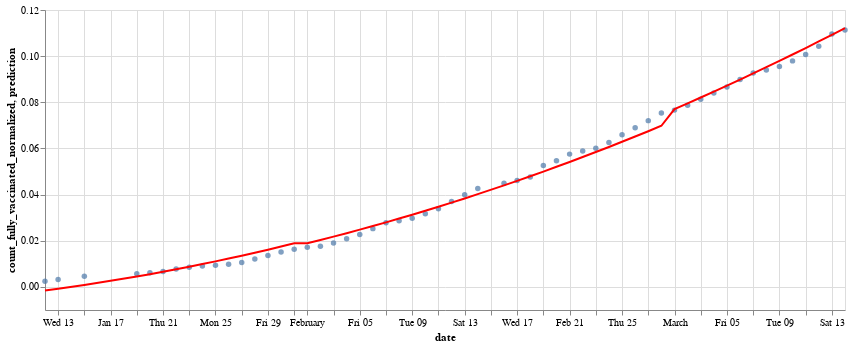

The cell this chart's notebook holds for it:
### Code cell
# get model predictions for existing data
y_train_ = pd.Series(
    pipeline.predict(X=X_train.to_frame()),
    index=y_train.index
)

# scatter chart
scatter2 = Chart(df_ml_republican.reset_index()).mark_circle().encode(
    x = "date:T",
    y = "count_fully_vaccinated_normalized"
).properties(
    width=800,
    height=300
)

# line chart for model predictions
line2 = Chart(y_train_.reset_index().rename(columns={0:"prediction"})).mark_line(color='red').encode(
    x="date:T",
    y="prediction"
)

# estimate the test error
scores = cross_val_score(pipeline,
                         X=X_train.to_frame(),
                         y=y_train,
                         scoring="neg_mean_squared_error",
                         cv=10)
print("Estimated Test Error:", np.sqrt(-scores).mean())

# draw both of them together
scatter2 + line2

### Figure 1 — Vega-Lite specification as saved in the notebook (floating-point values rounded to 4 significant figures)
{"config": {"view": {"continuousWidth": 400, "continuousHeight": 300}}, "layer": [{"data": {"name": "data-f9ad635b100f95028554bfc28bcdf41a"}, "mark": "circle", "encoding": {"x": {"type": "temporal", "field": "date"}, "y": {"type": "quantitative", "field": "count_fully_vaccinated_normalized"}}, "height": 300, "width": 800}, {"data": {"name": "data-c6d19cc65ef48707a2aa93118b4bef71"}, "mark": {"type": "line", "color": "red"}, "encoding": {"x": {"type": "temporal", "field": "date"}, "y": {"type": "quantitative", "field": "prediction"}}}], "$schema": "https://vega.github.io/schema/vega-lite/v4.8.1.json", "datasets": {"data-f9ad635b100f95028554bfc28bcdf41a": [{"date": "2021-01-12T00:00:00", "count_fully_vaccinated": 343700.0, "population": 140200000.0, "count_fully_vaccinated_normalized": 0.002451}, {"date": "2021-01-13T00:00:00", "count_fully_vaccinated": 448100.0, "population": 140200000.0, "count_fully_vaccinated_normalized": 0.003195}, {"date": "2021-01-15T00:00:00", "count_fully_vaccinated": 644400.0, "population": 140200000.0, "count_fully_vaccinated_normalized": 0.004595}, {"date": "2021-01-19T00:00:00", "count_fully_vaccinated": 797400.0, "population": 140200000.0, "count_fully_vaccinated_normalized": 0.005686}, {"date": "2021-01-20T00:00:00", "count_fully_vaccinated": 854800.0, "population": 140200000.0, "count_fully_vaccinated_normalized": 0.006096}, {"date": "2021-01-21T00:00:00", "count_fully_vaccinated": 942100.0, "population": 140200000.0, "count_fully_vaccinated_normalized": 0.006718}, {"date": "2021-01-22T00:00:00", "count_fully_vaccinated": 1085000.0, "population": 140200000.0, "count_fully_vaccinated_normalized": 0.007737}, {"date": "2021-01-23T00:00:00", "count_fully_vaccinated": 1199000.0, "population": 140200000.0, "count_fully_vaccinated_normalized": 0.008552}, {"date": "2021-01-24T00:00:00", "count_fully_vaccinated": 1271000.0, "population": 140200000.0, "count_fully_vaccinated_normalized": 0.009064}, {"date": "2021-01-25T00:00:00", "count_fully_vaccinated": 1318000.0, "population": 140200000.0, "count_fully_vaccinated_normalized": 0.009398}, {"date": "2021-01-26T00:00:00", "count_fully_vaccinated": 1374000.0, "population": 140200000.0, "count_fully_vaccinated_normalized": 0.009795}, {"date": "2021-01-27T00:00:00", "count_fully_vaccinated": 1488000.0, "population": 140200000.0, "count_fully_vaccinated_normalized": 0.01061}, {"date": "2021-01-28T00:00:00", "count_fully_vaccinated": 1700000.0, "population": 140200000.0, "count_fully_vaccinated_normalized": 0.01212}, {"date": "2021-01-29T00:00:00", "count_fully_vaccinated": 1913000.0, "population": 140200000.0, "count_fully_vaccinated_normalized": 0.01364}, {"date": "2021-01-30T00:00:00", "count_fully_vaccinated": 2128000.0, "population": 140200000.0, "count_fully_vaccinated_normalized": 0.01517}, {"date": "2021-01-31T00:00:00", "count_fully_vaccinated": 2288000.0, "population": 140200000.0, "count_fully_vaccinated_normalized": 0.01631}, {"date": "2021-02-01T00:00:00", "count_fully_vaccinated": 2416000.0, "population": 140200000.0, "count_fully_vaccinated_normalized": 0.01723}, {"date": "2021-02-02T00:00:00", "count_fully_vaccinated": 2470000.0, "population": 140200000.0, "count_fully_vaccinated_normalized": 0.01762}, {"date": "2021-02-03T00:00:00", "count_fully_vaccinated": 2676000.0, "population": 140200000.0, "count_fully_vaccinated_normalized": 0.01908}, {"date": "2021-02-04T00:00:00", "count_fully_vaccinated": 2933000.0, "population": 140200000.0, "count_fully_vaccinated_normalized": 0.02091}, {"date": "2021-02-05T00:00:00", "count_fully_vaccinated": 3182000.0, "population": 140200000.0, "count_fully_vaccinated_normalized": 0.02269}, {"date": "2021-02-06T00:00:00", "count_fully_vaccinated": 3542000.0, "population": 140200000.0, "count_fully_vaccinated_normalized": 0.02526}, {"date": "2021-02-07T00:00:00", "count_fully_vaccinated": 3894000.0, "population": 140200000.0, "count_fully_vaccinated_normalized": 0.02777}, {"date": "2021-02-08T00:00:00", "count_fully_vaccinated": 4027000.0, "population": 140200000.0, "count_fully_vaccinated_normalized": 0.02872}, {"date": "2021-02-09T00:00:00", "count_fully_vaccinated": 4177000.0, "population": 140200000.0, "count_fully_vaccinated_normalized": 0.02978}, {"date": "2021-02-10T00:00:00", "count_fully_vaccinated": 4441000.0, "population": 140200000.0, "count_fully_vaccinated_normalized": 0.03167}, {"date": "2021-02-11T00:00:00", "count_fully_vaccinated": 4745000.0, "population": 140200000.0, "count_fully_vaccinated_normalized": 0.03383}, {"date": "2021-02-12T00:00:00", "count_fully_vaccinated": 5186000.0, "population": 140200000.0, "count_fully_vaccinated_normalized": 0.03698}, {"date": "2021-02-13T00:00:00", "count_fully_vaccinated": 5603000.0, "population": 140200000.0, "count_fully_vaccinated_normalized": 0.03996}, {"date": "2021-02-14T00:00:00", "count_fully_vaccinated": 5977000.0, "population": 140200000.0, "count_fully_vaccinated_normalized": 0.04263}, {"date": "2021-02-16T00:00:00", "count_fully_vaccinated": 6299000.0, "population": 140200000.0, "count_fully_vaccinated_normalized": 0.04492}, {"date": "2021-02-17T00:00:00", "count_fully_vaccinated": 6474000.0, "population": 140200000.0, "count_fully_vaccinated_normalized": 0.04616}, {"date": "2021-02-18T00:00:00", "count_fully_vaccinated": 6680000.0, "population": 140200000.0, "count_fully_vaccinated_normalized": 0.04763}, {"date": "2021-02-19T00:00:00", "count_fully_vaccinated": 7378000.0, "population": 140200000.0, "count_fully_vaccinated_normalized": 0.05262}, {"date": "2021-02-20T00:00:00", "count_fully_vaccinated": 7668000.0, "population": 140200000.0, "count_fully_vaccinated_normalized": 0.05468}, {"date": "2021-02-21T00:00:00", "count_fully_vaccinated": 8070000.0, "population": 140200000.0, "count_fully_vaccinated_normalized": 0.05755}, {"date": "2021-02-22T00:00:00", "count_fully_vaccinated": 8264000.0, "population": 140200000.0, "count_fully_vaccinated_normalized": 0.05893}, {"date": "2021-02-23T00:00:00", "count_fully_vaccinated": 8425000.0, "population": 140200000.0, "count_fully_vaccinated_normalized": 0.06008}, {"date": "2021-02-24T00:00:00", "count_fully_vaccinated": 8780000.0, "population": 140200000.0, "count_fully_vaccinated_normalized": 0.06261}, {"date": "2021-02-25T00:00:00", "count_fully_vaccinated": 9241000.0, "population": 140200000.0, "count_fully_vaccinated_normalized": 0.0659}, {"date": "2021-02-26T00:00:00", "count_fully_vaccinated": 9671000.0, "population": 140200000.0, "count_fully_vaccinated_normalized": 0.06896}, {"date": "2021-02-27T00:00:00", "count_fully_vaccinated": 10100000.0, "population": 140200000.0, "count_fully_vaccinated_normalized": 0.07206}, {"date": "2021-02-28T00:00:00", "count_fully_vaccinated": 10570000.0, "population": 140200000.0, "count_fully_vaccinated_normalized": 0.07537}, {"date": "2021-03-01T00:00:00", "count_fully_vaccinated": 10740000.0, "population": 140200000.0, "count_fully_vaccinated_normalized": 0.07661}, {"date": "2021-03-02T00:00:00", "count_fully_vaccinated": 11040000.0, "population": 140200000.0, "count_fully_vaccinated_normalized": 0.07871}, {"date": "2021-03-03T00:00:00", "count_fully_vaccinated": 11400000.0, "population": 140200000.0, "count_fully_vaccinated_normalized": 0.08129}, {"date": "2021-03-04T00:00:00", "count_fully_vaccinated": 11790000.0, "population": 140200000.0, "count_fully_vaccinated_normalized": 0.08406}, {"date": "2021-03-05T00:00:00", "count_fully_vaccinated": 12150000.0, "population": 140200000.0, "count_fully_vaccinated_normalized": 0.08666}, {"date": "2021-03-06T00:00:00", "count_fully_vaccinated": 12610000.0, "population": 140200000.0, "count_fully_vaccinated_normalized": 0.08992}, {"date": "2021-03-07T00:00:00", "count_fully_vaccinated": 13000000.0, "population": 140200000.0, "count_fully_vaccinated_normalized": 0.09269}, {"date": "2021-03-08T00:00:00", "count_fully_vaccinated": 13180000.0, "population": 140200000.0, "count_fully_vaccinated_normalized": 0.09398}, {"date": "2021-03-09T00:00:00", "count_fully_vaccinated": 13390000.0, "population": 140200000.0, "count_fully_vaccinated_normalized": 0.09549}, {"date": "2021-03-10T00:00:00", "count_fully_vaccinated": 13740000.0, "population": 140200000.0, "count_fully_vaccinated_normalized": 0.09795}, {"date": "2021-03-11T00:00:00", "count_fully_vaccinated": 14120000.0, "population": 140200000.0, "count_fully_vaccinated_normalized": 0.1007}, {"date": "2021-03-12T00:00:00", "count_fully_vaccinated": 14620000.0, "population": 140200000.0, "count_fully_vaccinated_normalized": 0.1043}, {"date": "2021-03-13T00:00:00", "count_fully_vaccinated": 15370000.0, "population": 140200000.0, "count_fully_vaccinated_normalized": 0.1096}, {"date": "2021-03-14T00:00:00", "count_fully_vaccinated": 15610000.0, "population": 140200000.0, "count_fully_vaccinated_normalized": 0.1113}], "data-c6d19cc65ef48707a2aa93118b4bef71": [{"date": "2021-01-12T00:00:00", "prediction": -0.001509}, {"date": "2021-01-13T00:00:00", "prediction": -0.0007527}, {"date": "2021-01-15T00:00:00", "prediction": 0.0008653}, {"date": "2021-01-19T00:00:00", "prediction": 0.004525}, {"date": "2021-01-20T00:00:00", "prediction": 0.005528}, {"date": "2021-01-21T00:00:00", "prediction": 0.006567}, {"date": "2021-01-22T00:00:00", "prediction": 0.00764}, {"date": "2021-01-23T00:00:00", "prediction": 0.00875}, {"date": "2021-01-24T00:00:00", "prediction": 0.009894}, {"date": "2021-01-25T00:00:00", "prediction": 0.01107}, {"date": "2021-01-26T00:00:00", "prediction": 0.01229}, {"date": "2021-01-27T00:00:00", "prediction": 0.01354}, {"date": "2021-01-28T00:00:00", "prediction": 0.01483}, {"date": "2021-01-29T00:00:00", "prediction": 0.01615}, {"date": "2021-01-30T00:00:00", "prediction": 0.0175}, {"date": "2021-01-31T00:00:00", "prediction": 0.01889}, {"date": "2021-02-01T00:00:00", "prediction": 0.01889}, {"date": "2021-02-02T00:00:00", "prediction": 0.02032}, {"date": "2021-02-03T00:00:00", "prediction": 0.02178}, {"date": "2021-02-04T00:00:00", "prediction": 0.02328}, {"date": "2021-02-05T00:00:00", "prediction": 0.02481}, {"date": "2021-02-06T00:00:00", "prediction": 0.02638}, {"date": "2021-02-07T00:00:00", "prediction": 0.02799}, {"date": "2021-02-08T00:00:00", "prediction": 0.02963}, {"date": "2021-02-09T00:00:00", "prediction": 0.0313}, {"date": "2021-02-10T00:00:00", "prediction": 0.03301}, {"date": "2021-02-11T00:00:00", "prediction": 0.03475}, {"date": "2021-02-12T00:00:00", "prediction": 0.03653}, {"date": "2021-02-13T00:00:00", "prediction": 0.03835}, {"date": "2021-02-14T00:00:00", "prediction": 0.0402}, {"date": "2021-02-16T00:00:00", "prediction": 0.04401}, {"date": "2021-02-17T00:00:00", "prediction": 0.04596}, {"date": "2021-02-18T00:00:00", "prediction": 0.04796}, {"date": "2021-02-19T00:00:00", "prediction": 0.04998}, {"date": "2021-02-20T00:00:00", "prediction": 0.05205}, {"date": "2021-02-21T00:00:00", "prediction": 0.05415}, {"date": "2021-02-22T00:00:00", "prediction": 0.05628}, {"date": "2021-02-23T00:00:00", "prediction": 0.05845}, {"date": "2021-02-24T00:00:00", "prediction": 0.06065}, {"date": "2021-02-25T00:00:00", "prediction": 0.06289}, {"date": "2021-02-26T00:00:00", "prediction": 0.06517}, {"date": "2021-02-27T00:00:00", "prediction": 0.06748}, {"date": "2021-02-28T00:00:00", "prediction": 0.06982}, {"date": "2021-03-01T00:00:00", "prediction": 0.07707}, {"date": "2021-03-02T00:00:00", "prediction": 0.07955}, {"date": "2021-03-03T00:00:00", "prediction": 0.08208}, {"date": "2021-03-04T00:00:00", "prediction": 0.08463}, {"date": "2021-03-05T00:00:00", "prediction": 0.08723}, {"date": "2021-03-06T00:00:00", "prediction": 0.08985}, {"date": "2021-03-07T00:00:00", "prediction": 0.09252}, {"date": "2021-03-08T00:00:00", "prediction": 0.09522}, {"date": "2021-03-09T00:00:00", "prediction": 0.09795}, {"date": "2021-03-10T00:00:00", "prediction": 0.1007}, {"date": "2021-03-11T00:00:00", "prediction": 0.1035}, {"date": "2021-03-12T00:00:00", "prediction": 0.1064}, {"date": "2021-03-13T00:00:00", "prediction": 0.1092}, {"date": "2021-03-14T00:00:00", "prediction": 0.1121}]}}
